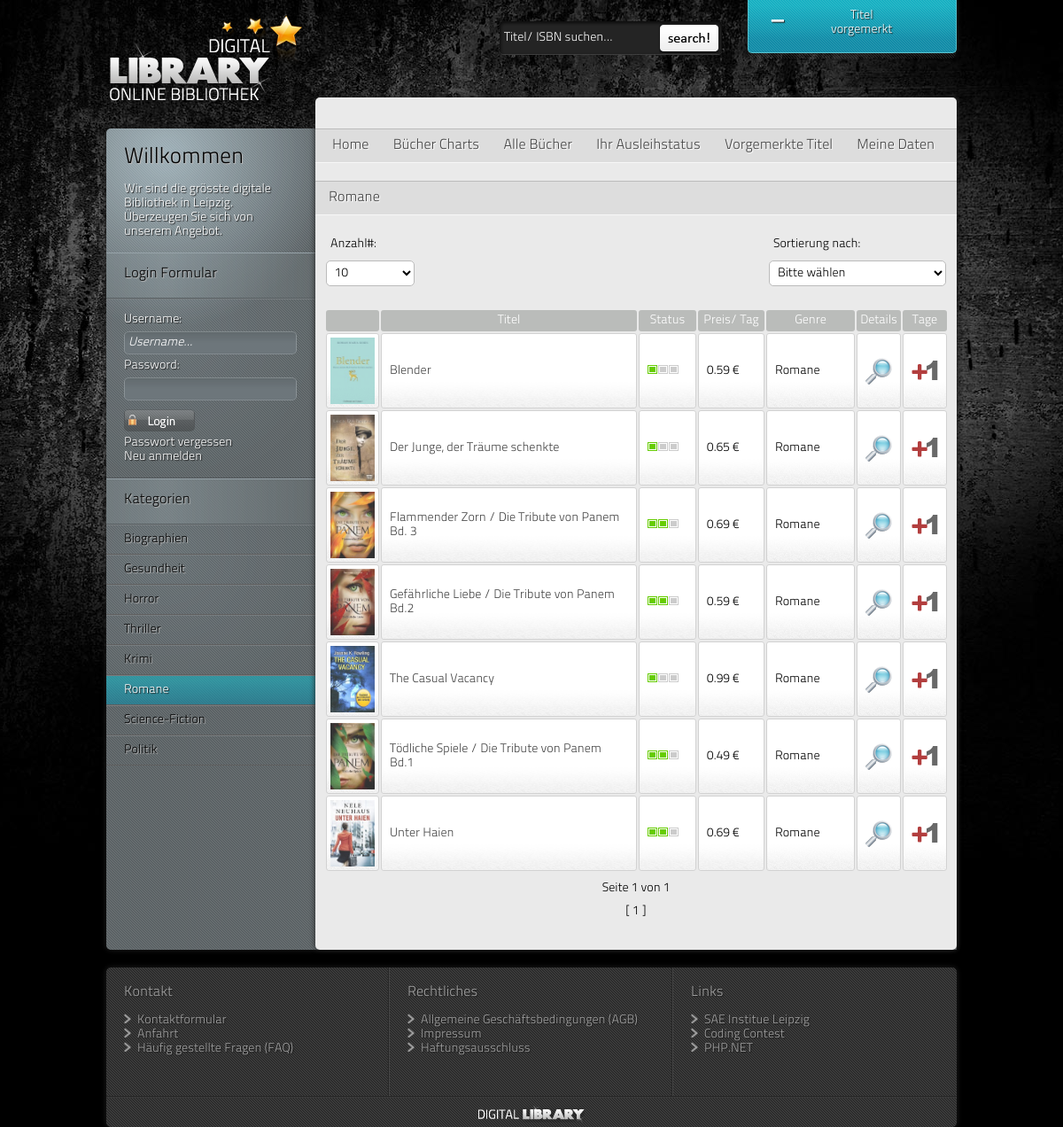
Page /index.php?page=selection&categorie=Romane on the committed database.
### tables this page shows
CREATE TABLE IF NOT EXISTS `dl_books` (
  `b_id` int(10) unsigned NOT NULL AUTO_INCREMENT,
  `b_articlenumber` int(4) NOT NULL,
  `b_name` varchar(300) NOT NULL,
  `b_price` decimal(6,2) unsigned NOT NULL,
  `b_quantity` int(10) NOT NULL,
  `b_genre` varchar(20) DEFAULT NULL,
  `b_totalrent` int(11) NOT NULL DEFAULT '0',
  `b_releasedate` date DEFAULT NULL,
  `b_content` text,
  `b_author` varchar(1000) NOT NULL,
  `b_publisher` varchar(16) NOT NULL,
  `b_isbn` varchar(13) NOT NULL,
  PRIMARY KEY (`b_id`),
  UNIQUE KEY `a_artikelnr` (`b_articlenumber`)
);

### inc/database/class_database.inc.php (called while the page is built)
<?php
class Database
  {
    private static $db;
	static public function getInstance() {
		if(!self::$db) {
			self::$db = new PDO(
				'mysql:host='.DB_HOST.';dbname='.DB_DATABASE.';port='.DB_PORT,
				DB_USER,
				DB_PASSWORD,
				array(
					PDO::ATTR_PERSISTENT => true,
					PDO::ATTR_ERRMODE => PDO::ERRMODE_WARNING,
					PDO::ATTR_DEFAULT_FETCH_MODE => PDO::FETCH_ASSOC
				)
			);
		self::$db->query('SET NAMES utf8');
		}
		return self::$db;
	}
}
?>

### inc/global/class_functions.inc.php (the view, shortened to what this page needs)
<?php
class Functions
{
	public static function naviBar($total, $datensaetze_pro_seite){
		if(isset($_GET['categorie'])){
			$page = '?page=' . $_GET['page'] . '&amp;categorie=' . $_GET['categorie'];
		}
		elseif(isset($_GET['search'])){
			$page = '?page=' . $_GET['page'] . '&amp;search=' . $_GET['search'];
		}
		else $page = '?page=' . $_GET['page'];
		$seiten = ceil($total / $datensaetze_pro_seite);
		if(empty($_GET['site'])){
			$site = 1;
		}
		elseif($_GET['site'] <= 0 || $_GET['site'] > $seiten){
			$site = 1;
		}
		else{
			$site = $_GET['site'];
		}
		$links = array();
		if(($site - NAV_BAR) < 1){
			$davor = $site - 1;
		}
		else{
			$davor = NAV_BAR;
		}
		if(($site + NAV_BAR) > $seiten){
			$danach = $seiten - $site;
		}
		else{
			$danach = NAV_BAR;
		}
		$off = ($site - $davor);
		for($i = $off; $i <= ($site + $danach); $i++){
			if ($i != $site){
				$links[] = '
				<a href="' . BASE_URL . $page . '&amp;site=' . $i . '">' . $i . '</a>';
			}
			elseif($i == $seiten) {
				$links[] = '
				<span class="current">[ ' . $i . ' ]</span>';
			}
			elseif($i == $site){
				$links[] = '
				<span class="current">[ ' . $i . ' ]</span>';
			}
		}
		$arrNavi['start'] = $start = ($site-1) * $datensaetze_pro_seite;
		$arrNavi['link_string'] = $link_string = implode(" ", $links);
		$arrNavi['seiten'] = $seiten;
		$arrNavi['site'] = $site;
		return $arrNavi;
	}
	public static function productStatus($quantity) {
		$status_pic =  '<img src="images/lager_';
		if($quantity >= Status_1) {
			$status_pic .=  '1';
		}
		elseif($quantity >= Status_2) {
			$status_pic .=  '2';
		}
		elseif($quantity >= Status_3) {
			$status_pic .=  '3';
		}
		elseif($quantity > Status_4) {
			$status_pic .=  '4';
		}
	$status_pic .=  '.gif" alt ="status" />';
	return $status_pic;
	}
	public  static function order($orderBy) {
		if (($orderBy == 0) || ($orderBy == 1)) {
			$select = " ORDER BY b_name asc ";
			return $select;
		}
	}
	public static function navigation($naviList, $page) {
		$contentWeb = '';
		foreach($naviList as $k => $v){
			$contentWeb .=
			'<li><a href= "' . BASE_URL . '?'. $k;
			if($k == $page){
				$contentWeb .= '" class="active"';
				$contentWeb .= '>' . $v . '</a> ';
			}
			else {
				$contentWeb .= '">' . $v . '</a>';
			}
			$contentWeb .= '</li>
			';
		}
		return $contentWeb;
	}
	public static function bookListTable($tmp, $arrMaxEntries, $arrOrderBy, $arrNavi, $page = 'search'){
		$link_string = $arrNavi['link_string'];
		$seiten = $arrNavi['seiten'];
		$site = $arrNavi['site'];
		$contentWeb = '';
		if($page == 'allBooks' || $page == 'search' || (isset($_GET['categorie']) && $_GET['categorie'] != 'Charts')){
			$contentWeb .=
				'<form class="dropdownBig" action="' . BASE_URL . $_SESSION['currentUrl'] . '" method="post">
					<fieldset>
						<label for="sort_1">Sortierung nach:</label>
						<select id="sort_1" name="sort_1" size="1" onchange="this.form.submit()">';
				foreach($arrOrderBy as $k => $v){
					$contentWeb .= '	<option value="' . $k . '"';
					if($k == $_SESSION['orderBy_1']){
						$contentWeb .= ' selected="selected"';
					}
					$contentWeb .= '>' . $v . '</option>';
				}
				$contentWeb .= '
						</select>
					</fieldset>
				</form>
				';
		}
		$contentWeb .= '
		<form class="dropdownSmall" action="' . BASE_URL . $_SESSION['currentUrl'] . '" method="post">
			<fieldset>
				<label for="maxEntries_1">Anzahl#:</label>
				<select id="maxEntries_1" name="maxEntries_1" size="1" onchange="this.form.submit()">';
		foreach($arrMaxEntries as $k => $v){
			$contentWeb .=
				'	<option value="' . $k . '"';
			if($k == $_SESSION['maxEntries_1']){
				$contentWeb .= ' selected="selected"';
			}
			$contentWeb .= '>' . $v .
				'	</option>';
		}
		$contentWeb .= '
				</select>
			</fieldset>
		</form>
		<div class="clear"></div>
		<table border="0">
			<colgroup>
				<col width="51" />
				<col />
				<col width="65" />
				<col width="75" />
				<col width="100" />
				<col width="50" />
				<col width="50" />
			</colgroup>
			<tr>
				<th></th>
				<th>Titel</th>
				<th>Status</th>
				<th>Preis/ Tag</th>
				<th>Genre</th>
				<th>Details</th>
				<th>Tage</th>
			</tr>';
		foreach ($tmp as $row) {
			$contentWeb .= '
			<tr>
				<td>
					<a class="opacityLink" href="' . BASE_URL . '?page=details&amp;articleId=' . $row['b_articlenumber'] . '">
						<img src="' . THUMB_DIR . 'thumb_' . $row['b_articlenumber'] . '.jpg" alt="' . $row['b_name'] . '" height="75" width="50" />
					</a>
				</td>
				<td>
					<p><a href="' . BASE_URL . '?page=details&amp;articleId=' . $row['b_articlenumber'] . '">' . $row['b_name'] . '</a></p>
				</td>';
			if(($_SESSION['userId'] != admin)) {
				$contentWeb .= '
				<td>
					<p>' . Functions::productStatus($row['b_quantity']) . '</p>
				</td>
				<td>
					<p>' . $row['b_price'] . ' €' . '</p>
				</td>
				<td>
					<p>' . $row['b_genre'] . '</p>
				</td>
				<td>
					<p>
						<a class="opacityLink" href="' . BASE_URL . '?page=details&amp;articleId=' . $row['b_articlenumber'] . '">
							<img src="images/btn_details.png" title="Datensatz einsehen" alt="Datensatz einsehen" />
						</a>
					</p>
				</td>
				<td>
					<p>
						<a class="opacityLink" href="' . BASE_URL . $_SESSION['currentUrl'] . '&amp;action=reserveBook&amp;articleId=' . $row['b_articlenumber'] . '">
							<img src="images/btn_day_plus.png" title="+1" alt="+1" />
						</a>
					</p>
				</td>';
			}
			$contentWeb .= '
			</tr>';
		}
		$contentWeb .= '
		</table>
		<div class="center">
			<p>Seite ' . $site . ' von ' . $seiten . '</p>
 			<p>
				' . $link_string . '
			</p>
		</div>';
		return $contentWeb;
	}
}
?>

### css/style.css (style rules this page uses)
* { margin: 0; padding: 0; border: 0; font-family: Titillium, Arial, sans-serif; font-size: 14px; outline: none; text-decoration: none; font-weight: lighter; }
table { margin: 10px 0 0 0; }
a { color: #444444; text-shadow: 1px 1px 1px #ffffff; }
li { list-style: none; }
body { background: #000000 url(../images/site_bg.jpg) top center no-repeat; }
.dropdownSmall { float: left; margin: 0 2px 10px 2px; }
.dropdownSmall select { width: 100px; }
.dropdownSmall label { display: block; }
.dropdownBig { float: right; margin: 0 2px 10px 2px; }
.dropdownBig label { display: block; }
.dropdownBig select { width: 200px; }
.dropdownBig select { width: 200px; float: right; }
.center { text-align: center; }
#header p, a { color: #fff; text-shadow: 1px 1px 1px #1f1f1f; }
#leftColumn2 p, #leftColumn2 a, #leftColumn2 label { color: #fff; text-shadow: 1px 1px 1px #1f1f1f; }
#leftColumn .cats a { border-bottom: 1px solid #5f5f5f; border-top: 1px solid #777d80; padding: 8px 20px; display: block; cursor: pointer; color: #000; text-shadow: 1px 1px 1px #bcbbbb; text-decoration: none; }
#leftColumn .cats a:hover,#leftColumn .cats a.active { background: url(../images/leftColumnCatsHover.png) repeat-x; color: #fff; text-shadow: 1px 1px 1px #1f1f1f; }
#mainColumn p, #mainColumn label { color: #000; text-shadow: none; font-size: 14px; padding: 5px; }
#mainColumn a { color: #444444; text-shadow: 1px 1px 1px #ffffff; padding: 5px; }
#mainColumn table { padding: 0px 0 5px 0; width: 705px; }
#mainColumn table a img { opacity: 0.8; vertical-align: bottom; }
#mainColumn tr td { background: #fff url(../images/product.gif) bottom repeat-x; margin: 10px; padding: 4px; border: 1px solid #d2d2d2; border-radius: 3px; }
#mainColumn th { background: #babcba; padding: 4px; color: #fff; border-radius: 3px; }
#mainColumn table a { color: #444444; text-shadow: 1px 1px 1px #ffffff; padding: 0; }
#navigation li { display: inline; padding: 0 7px 0 7px; }
#navigation a { font-size: 16px; padding: 5px; }
#footer a, p { color: #a1a1a1; font-size: 14px; text-shadow: 1px 1px 1px #1f1f1f; }
#form input, select, #form textarea { background: #fff; border: 1px solid #bbbbbb; width: 190px; margin: 5px 0 5px 0; padding: 5px; border-radius: 5px; }

### rows in the picture
dl_books: shows a picture, b_name "Blender", b_price "0.59", b_genre "Romane"
dl_books: shows a picture, b_name "Der Junge, der Träume schenkte", b_price "0.65", b_genre "Romane"
dl_books: shows a picture, b_name "Flammender Zorn / Die Tribute von Panem Bd. 3", b_price "0.69", b_genre "Romane"
dl_books: shows a picture, b_name "Gefährliche Liebe / Die Tribute von Panem Bd.2", b_price "0.59", b_genre "Romane"
dl_books: shows a picture, b_name "The Casual Vacancy", b_price "0.99", b_genre "Romane"
dl_books: shows a picture, b_name "Tödliche Spiele / Die Tribute von Panem Bd.1", b_price "0.49", b_genre "Romane"
dl_books: shows a picture, b_name "Unter Haien", b_price "0.69", b_genre "Romane"

### other values in the picture
$articleCount "-"
$v "Biographien"
$v "Gesundheit"
$v "Horror"
$v "Thriller"
$v "Krimi"
$v "Romane"
$v "Science-Fiction"
$v "Politik"
$v "Home"
$v "Bücher Charts"
$v "Alle Bücher"
$v "Ihr Ausleihstatus"
$v "Vorgemerkte Titel"
$v "Meine Daten"
